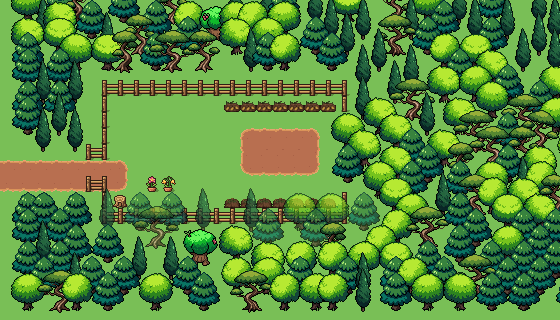

This is a level from a 2D game, rendered from its Tiled map with the project's own tilesets. A one-line summary and the map file follow, with tile-layer data summarised:
An orthogonal 35x20 tile map with 16x16 px tiles, 7 tile layers (floor, farmland, fences, flowers, ...), 6 tilesets and 28 objects (15x cells, 10x defense, 2x npc, structure).

<map version="1.10" tiledversion="1.12.2" orientation="orthogonal" renderorder="right-down" width="35" height="20" tilewidth="16" tileheight="16" infinite="0" nextlayerid="17" nextobjectid="35">
 <tileset firstgid="1" source="farmland.tsx" />
 <tileset firstgid="10" source="tileset_grass_spring.tsx" />
 <tileset firstgid="58" source="fences_copiar.tsx" />
 <tileset firstgid="73" source="outdoor_decor_free.tsx" />
 <tileset firstgid="157" source="trees.tsx" />
 <tileset firstgid="197" source="potato_rows.tsx" />
 <layer id="1" name="floor" width="35" height="20">
  <data>[700 cells, 700 non-empty, 1 distinct tile ids]</data>
 </layer>
 <layer id="4" name="farmland" width="35" height="20">
  <data>[700 cells, 31 non-empty, 9 distinct tile ids]</data>
 </layer>
 <layer id="7" name="fences" width="35" height="20">
  <data>[700 cells, 42 non-empty, 6 distinct tile ids]</data>
 </layer>
 <layer id="8" name="flowers" width="35" height="20">
  <data>[700 cells, 17 non-empty, 5 distinct tile ids]</data>
 </layer>
 <layer id="14" name="trees_south" width="35" height="20" opacity="0.7">
  <data>[700 cells, 11 non-empty, 4 distinct tile ids]</data>
 </layer>
 <layer id="15" name="trees" width="35" height="20">
  <data>[700 cells, 118 non-empty, 19 distinct tile ids]</data>
 </layer>
 <layer id="16" name="trees_front" width="35" height="20">
  <data>[700 cells, 75 non-empty, 16 distinct tile ids]</data>
 </layer>
 <objectgroup id="11" name="cells">
  <object id="14" name="r1c1" type="cells" x="240" y="128" width="16" height="16" />
  <object id="16" name="r1c2" type="cells" x="256" y="128" width="16" height="16" />
  <object id="17" name="r1c3" type="cells" x="272" y="128" width="16" height="16" />
  <object id="18" name="r1c4" type="cells" x="288" y="128" width="16" height="16" />
  <object id="19" name="r1c5" type="cells" x="304" y="128" width="16" height="16" />
  <object id="20" name="r2c1" type="cells" x="240" y="144" width="16" height="16" />
  <object id="21" name="r2c2" type="cells" x="256" y="144" width="16" height="16" />
  <object id="22" name="r2c3" type="cells" x="272" y="144" width="16" height="16" />
  <object id="23" name="r2c4" type="cells" x="288" y="144" width="16" height="16" />
  <object id="24" name="r2c5" type="cells" x="304" y="144" width="16" height="16" />
  <object id="25" name="r3c1" type="cells" x="240" y="160" width="16" height="16" />
  <object id="26" name="r3c2" type="cells" x="256" y="160" width="16" height="16" />
  <object id="27" name="r3c3" type="cells" x="272" y="160" width="16" height="16" />
  <object id="28" name="r3c4" type="cells" x="288" y="160" width="16" height="16" />
  <object id="29" name="r3c5" type="cells" x="304" y="160" width="16" height="16" />
 </objectgroup>
 <objectgroup id="13" name="spots">
  <object id="32" name="farm" type="structure" x="160" y="160">
   <point />
  </object>
  <object id="33" name="farmer" type="npc" x="216" y="160">
   <point />
  </object>
  <object id="34" name="cat" type="npc" x="200" y="128">
   <point />
  </object>
 </objectgroup>
 <objectgroup id="9" name="slots">
  <object id="1" name="top1" type="defense" x="240" y="112" width="16" height="16" />
  <object id="2" name="top2" type="defense" x="256" y="112" width="16" height="16" />
  <object id="3" name="top3" type="defense" x="272" y="112" width="16" height="16" />
  <object id="4" name="top4" type="defense" x="288" y="112" width="16" height="16" />
  <object id="5" name="top5" type="defense" x="304" y="112" width="16" height="16" />
  <object id="6" name="bottom1" type="defense" x="240" y="176" width="16" height="16" />
  <object id="7" name="bottom2" type="defense" x="256" y="176" width="16" height="16" />
  <object id="8" name="bottom3" type="defense" x="272" y="176" width="16" height="16" />
  <object id="9" name="bottom4" type="defense" x="288" y="176" width="16" height="16" />
  <object id="10" name="bottom5" type="defense" x="304" y="176" width="16" height="16" />
 </objectgroup>
</map>
